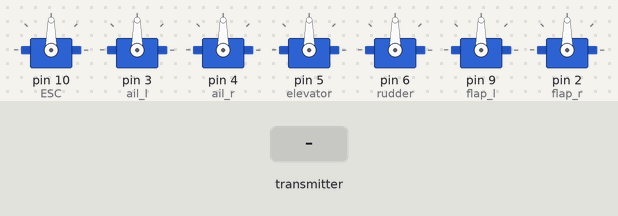
Recording of a sketch running on a simulated Arduino Uno, built with avr-gcc and run on an emulated ATmega328P. On the bench: 7 × servo. The test bench sets the inputs (shaded band). No radio packets arrive unless stated.

Above: at 1.2 s.
1.3 s: the transmitter starts sending aileron_x = 0
At 2.4 s:
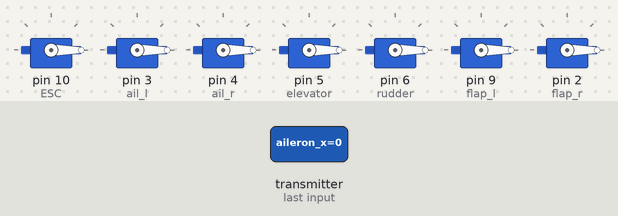
2.8 s: the transmitter starts sending elevator_y = 256
At 3.6 s:
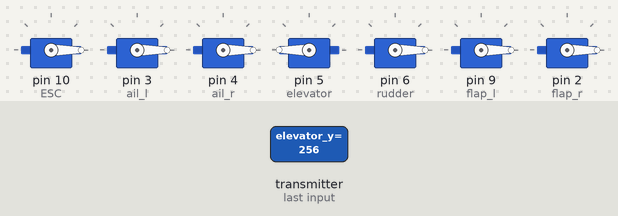
4.3 s: the transmitter starts sending rudder_x = 256
At 4.7 s:
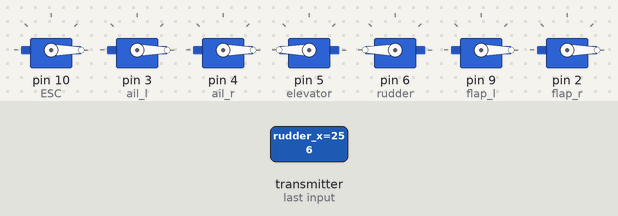
5.8 s: the transmitter starts sending flaps_y = 256
At 7.0 s:
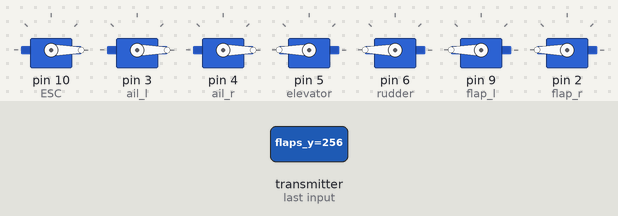
7.3 s: the transmitter starts sending chrust = 256
At 8.2 s:
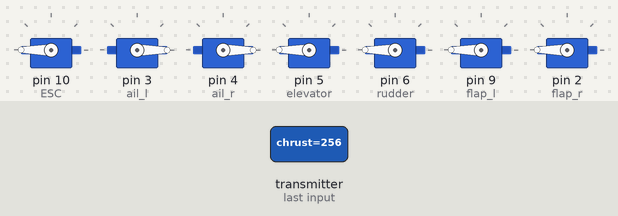
8.8 s: the transmitter starts sending aileron_x = 256
At 9.4 s:
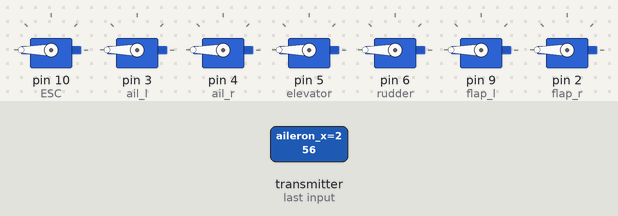
Timing chart, 0 to 11.3 s (numbered marks = the images above; inputs shaded):
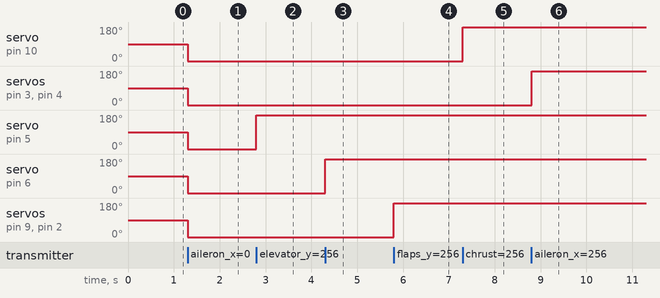

The sketch:

reciever.ino
```cpp
#include <SPI.h>
#include <nRF24L01.h>
#include <RF24.h>
#include <Servo.h>

Servo ESC;
Servo ail_l;
Servo ail_r;
Servo elevator;
Servo rudder;
Servo flap_l;
Servo flap_r;

RF24 radio(7, 8); // CE, CSN

const byte address[6] = "69696";

struct data{
  int aileron_x;
  int elevator_y;
  int rudder_x;
  int flaps_y;
  int chrust;
  };
  data mydata;
//3 4 5 6 9 10 free pins
void setup() {
  radio.begin();
  radio.openReadingPipe(0, address);
  radio.setPALevel(RF24_PA_MAX);
  radio.startListening();
  ESC.attach(10 ,1000,2000);
  ail_l.attach(3);
  ail_r.attach(4);
  elevator.attach(5);
  rudder.attach(6);
  flap_l.attach(9);
  flap_r.attach(2);
}

void loop() {
if (radio.available()) {
    radio.read(&mydata, sizeof(mydata)); // Read the whole data and store it into the 'data' structure

    ESC.write(mydata.chrust);
    ail_l.write(mydata.aileron_x);
    ail_r.write(mydata.aileron_x);
    elevator.write(mydata.elevator_y);
    flap_l.write(mydata.flaps_y);
    flap_r.write(mydata.flaps_y);
    rudder.write(mydata.rudder_x);
  }
}
```

Measured:
- after the input at 1.3 s, servo on pin 10 (ESC), servo on pin 3 (ail_l), servo on pin 4 (ail_r), servo on pin 5 (elevator), servo on pin 6 (rudder), servo on pin 9 (flap_l), servo on pin 2 (flap_r): 90° → 0° at once
- after the input at 2.8 s, servo on pin 5 (elevator): 0° → 180° at once
- after the input at 4.3 s, servo on pin 6 (rudder): 0° → 180° at once
- after the input at 5.8 s, servo on pin 9 (flap_l), servo on pin 2 (flap_r): 0° → 180° at once
- after the input at 7.3 s, servo on pin 10 (ESC): 0° → 180° at once
- after the input at 8.8 s, servo on pin 3 (ail_l), servo on pin 4 (ail_r): 0° → 180° at once
